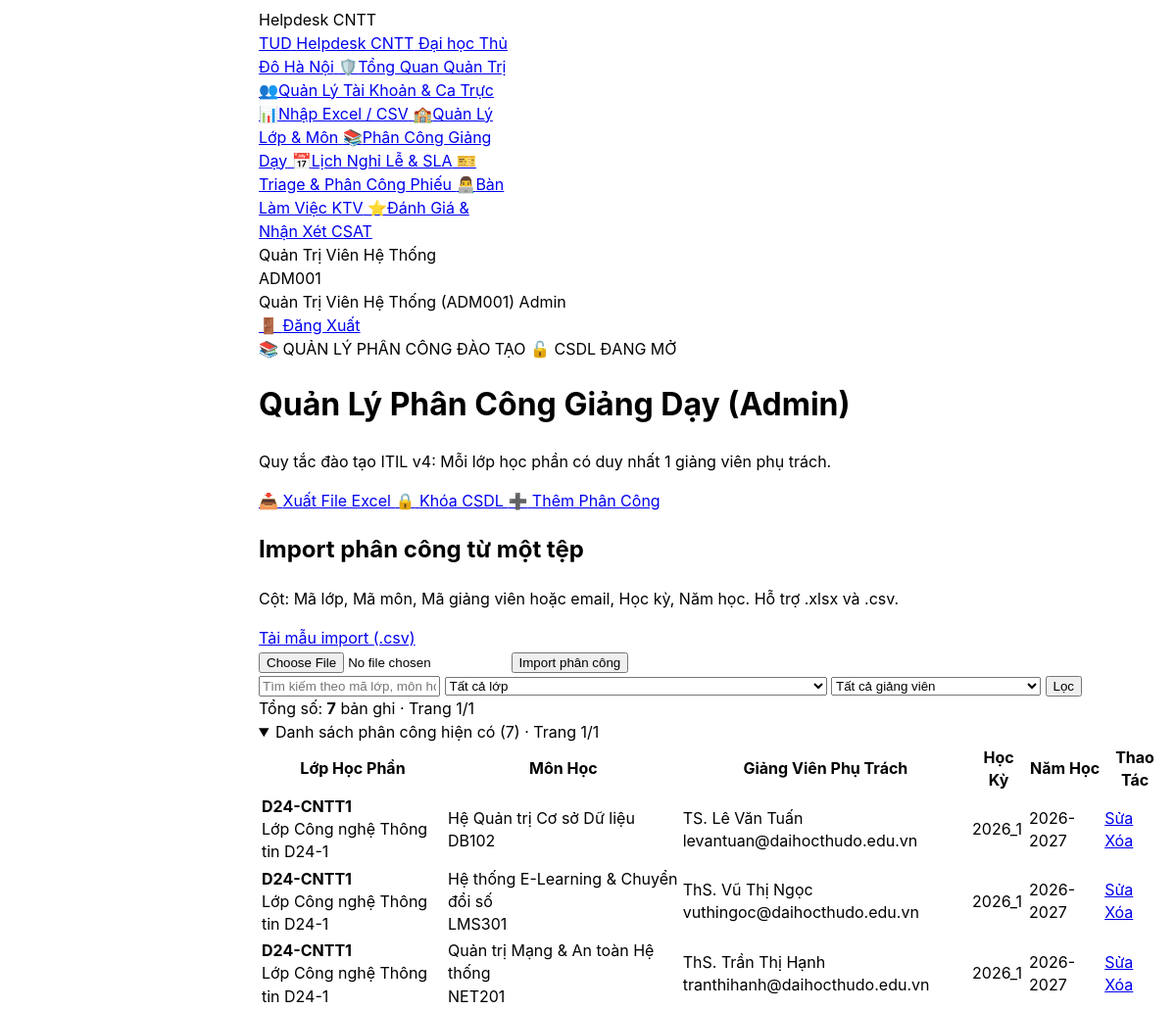
Before: /assignments/index.php (signed in, upper part) with the older database file.
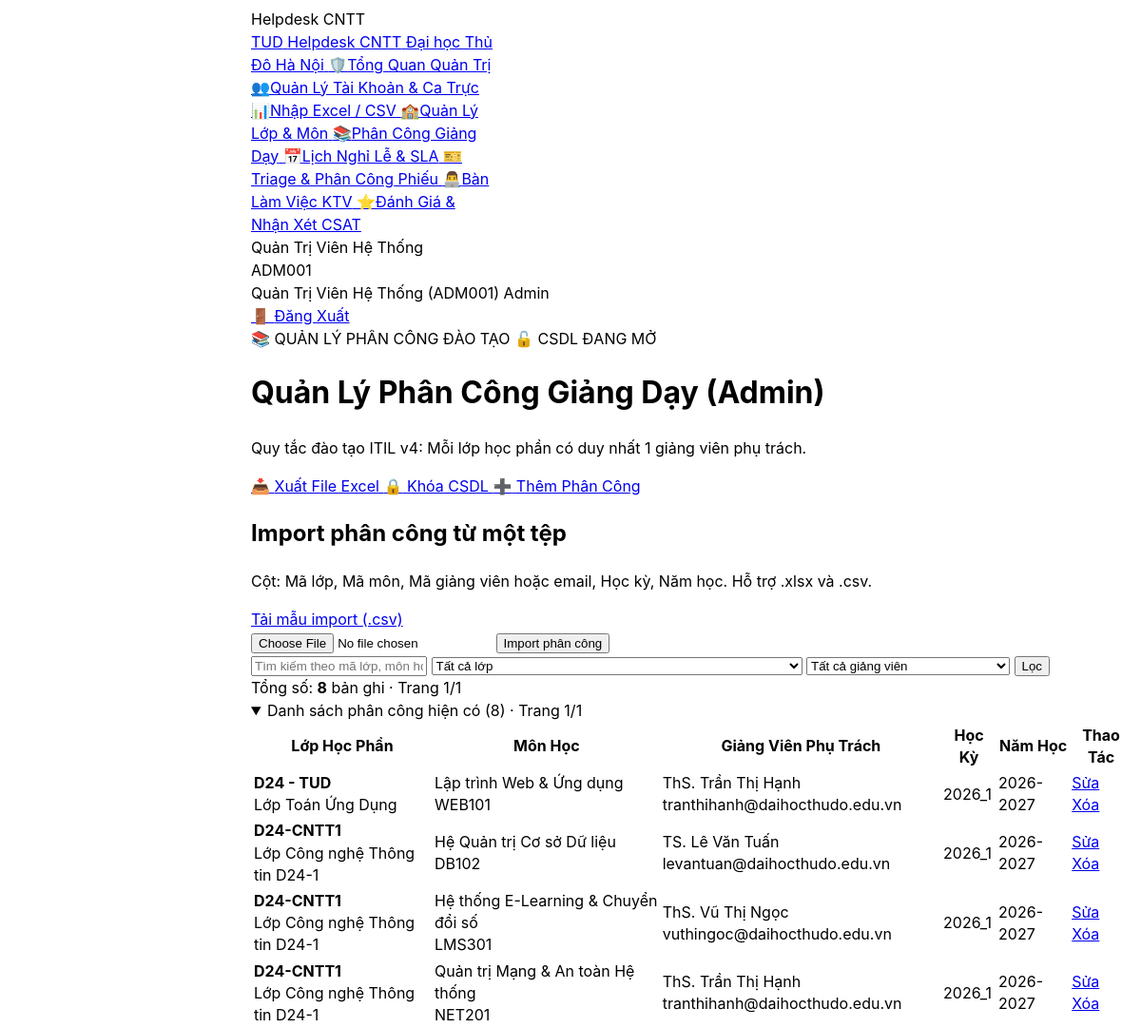
After: the same page with the newer database file.
### tables this page shows
CREATE TABLE `course_assignments` (
  `id` int(10) unsigned NOT NULL AUTO_INCREMENT,
  `class_id` int(10) unsigned NOT NULL,
  `course_id` int(10) unsigned NOT NULL,
  `lecturer_id` int(10) unsigned NOT NULL,
  `semester` varchar(20) NOT NULL DEFAULT '2026_1',
  `academic_year` varchar(20) NOT NULL DEFAULT '2026-2027',
  `created_at` datetime NOT NULL DEFAULT current_timestamp(),
  PRIMARY KEY (`id`),
  UNIQUE KEY `uq_course_class_semester` (`class_id`,`course_id`,`semester`),
  KEY `fk_course_assign_course` (`course_id`),
  KEY `fk_course_assign_lecturer` (`lecturer_id`),
  CONSTRAINT `fk_course_assign_class` FOREIGN KEY (`class_id`) REFERENCES `classes` (`id`) ON DELETE CASCADE,
  CONSTRAINT `fk_course_assign_course` FOREIGN KEY (`course_id`) REFERENCES `courses` (`id`) ON DELETE CASCADE,
  CONSTRAINT `fk_course_assign_lecturer` FOREIGN KEY (`lecturer_id`) REFERENCES `users` (`id`) ON DELETE CASCADE
);

CREATE TABLE `classes` (
  `id` int(10) unsigned NOT NULL AUTO_INCREMENT,
  `class_code` varchar(30) NOT NULL,
  `name` varchar(100) NOT NULL,
  `cohort` varchar(20) NOT NULL DEFAULT 'D24',
  `faculty` varchar(100) NOT NULL DEFAULT 'Khoa Công nghệ Thông tin',
  `academic_year` varchar(30) NOT NULL DEFAULT '2024-2028',
  `created_at` datetime NOT NULL DEFAULT current_timestamp(),
  PRIMARY KEY (`id`),
  UNIQUE KEY `uq_classes_code` (`class_code`)
);

CREATE TABLE `courses` (
  `id` int(10) unsigned NOT NULL AUTO_INCREMENT,
  `course_code` varchar(30) NOT NULL,
  `name` varchar(100) NOT NULL,
  `credits` tinyint(3) unsigned NOT NULL DEFAULT 3,
  `department` varchar(100) NOT NULL DEFAULT 'Bộ môn Công nghệ Phần mềm',
  `created_at` datetime NOT NULL DEFAULT current_timestamp(),
  PRIMARY KEY (`id`),
  UNIQUE KEY `uq_courses_code` (`course_code`)
);

CREATE TABLE `users` (
  `id` int(10) unsigned NOT NULL AUTO_INCREMENT,
  `user_code` varchar(30) NOT NULL,
  `name` varchar(100) NOT NULL,
  `email` varchar(190) NOT NULL,
  `personal_email` varchar(190) DEFAULT NULL,
  `password_hash` varchar(255) NOT NULL,
  `role` enum('requester','agent','admin') NOT NULL DEFAULT 'requester',
  `user_type` enum('student','lecturer','staff') NOT NULL DEFAULT 'student',
  `department` varchar(100) DEFAULT NULL,
  `phone` varchar(20) DEFAULT NULL,
  `class_id` int(10) unsigned DEFAULT NULL,
  `cohort` varchar(20) DEFAULT 'D24',
  `academic_status` enum('studying','graduated','expelled','suspended') NOT NULL DEFAULT 'studying',
  `specialty_category_id` int(10) unsigned DEFAULT NULL,
  `max_capacity` tinyint(3) unsigned NOT NULL DEFAULT 5,
  `active_tickets_count` tinyint(3) unsigned NOT NULL DEFAULT 0,
  `is_on_duty` tinyint(1) NOT NULL DEFAULT 1,
  `failed_attempts` tinyint(3) unsigned NOT NULL DEFAULT 0,
  `locked_until` datetime DEFAULT NULL,
  `is_active` tinyint(1) NOT NULL DEFAULT 1,
  `lock_reason` enum('none','brute_force','violation','expelled','tuition_debt','graduated') NOT NULL DEFAULT 'none',
  `is_first_login` tinyint(1) NOT NULL DEFAULT 1,
  `created_at` datetime NOT NULL DEFAULT current_timestamp(),
  `updated_at` datetime NOT NULL DEFAULT current_timestamp() ON UPDATE current_timestamp(),
  `avatar_path` varchar(255) DEFAULT NULL,
  PRIMARY KEY (`id`),
  UNIQUE KEY `uq_users_user_code` (`user_code`),
  UNIQUE KEY `uq_users_email` (`email`),
  KEY `fk_users_class` (`class_id`),
  KEY `fk_users_specialty_category` (`specialty_category_id`),
  KEY `idx_agent_dispatch` (`role`,`is_active`,`is_on_duty`,`specialty_category_id`,`active_tickets_count`),
  KEY `idx_user_lookup` (`user_code`,`user_type`,`academic_status`),
  KEY `idx_cohort_filter` (`cohort`,`academic_status`),
  CONSTRAINT `fk_users_class` FOREIGN KEY (`class_id`) REFERENCES `classes` (`id`) ON DELETE SET NULL,
  CONSTRAINT `fk_users_specialty_category` FOREIGN KEY (`specialty_category_id`) REFERENCES `categories` (`id`) ON DELETE SET NULL
);

### app/Controllers/Lecturer/CourseAssignmentController.php (called while the page is built, shortened)
<?php
require_once __DIR__ . '/../../Models/CourseAssignment.php';
class CourseAssignmentController
{
    public function index(): void
    {
        $keyword = trim($_GET['q'] ?? '');
        $page    = max(1, (int) ($_GET['page'] ?? 1));
        $userRole   = $_SESSION['user']['role'] ?? '';
        $userType   = $_SESSION['user']['user_type'] ?? '';
        $isLecturer = ($userType === 'lecturer' && $userRole !== 'admin');
        $lecturerId = $isLecturer ? (int)$_SESSION['user']['id'] : 0;
        $classId = max(0, (int) ($_GET['class_id'] ?? 0));
        $lecturerFilterId = (!$isLecturer && $userRole === 'admin')
            ? max(0, (int) ($_GET['lecturer_id'] ?? 0))
            : 0;
        $total      = CourseAssignment::count($keyword, $lecturerId, $classId, $lecturerFilterId);
        $totalPages = max(1, (int) ceil($total / self::PER_PAGE));
        $page       = min($page, $totalPages);
        $assignments = CourseAssignment::findAll(
            $keyword,
            $page,
            self::PER_PAGE,
            $lecturerId,
            $classId,
            $lecturerFilterId
        );
        $flash = $_SESSION['flash'] ?? null;
        $importedList = $flash['imported_list'] ?? null;
        require __DIR__ . '/../../../views/lecturer/assignments/index.php';
    }
}

### assignments/index.php (called while the page is built, shortened)
<?php
require_once __DIR__ . '/../app/Controllers/Lecturer/CourseAssignmentController.php';
$action = $_GET['action'] ?? 'index';
$controller = new CourseAssignmentController();
match ($action) {
    'create'             => $controller->create(),
    'edit'               => $controller->edit(),
    'delete'             => $controller->delete(),
    'export_csv'         => $controller->exportCsv(),
    'toggle_lock'        => $controller->toggleLock(),
    'manage_catalog'     => $controller->manageCatalog(),
    'add_class'          => $controller->addClass(),
    'add_course'         => $controller->addCourse(),
    'import_classes'     => $controller->importClasses(),
    'import_courses'     => $controller->importCourses(),
    'import_assignments' => $controller->importAssignments(),
    'download_template'  => $controller->downloadTemplate(),
    default              => $controller->index(),
};

### config/database.php (called while the page is built, shortened)
<?php
if (!function_exists('db')) {
    function db(): PDO {
        static $pdo = null;
        if ($pdo !== null) {
            return $pdo;
        }
        if (class_exists('App\Core\Database')) {
            $pdo = \App\Core\Database::getConnection();
            return $pdo;
        }
        return $pdo;
    }
}
return [
    'driver'    => 'mysql',
    'host'      => '127.0.0.1',
    'port'      => 3306,
    'database'  => 'helpdesk_thudo',
    'username'  => 'root',
    'password'  => '12345678',
    'charset'   => 'utf8mb4',
    'collation' => 'utf8mb4_unicode_ci',
    'options'   => [
        PDO::ATTR_ERRMODE            => PDO::ERRMODE_EXCEPTION,
        PDO::ATTR_DEFAULT_FETCH_MODE => PDO::FETCH_ASSOC,
        PDO::ATTR_EMULATE_PREPARES   => true,
    ],
];

### app/Models/CourseAssignment.php (called while the page is built, shortened)
<?php
require_once __DIR__ . '/../../config/database.php';
class CourseAssignment
{
    public static function count(
        string $keyword = '',
        int $lecturerId = 0,
        int $classId = 0,
        int $lecturerFilterId = 0
    ): int
    {
        $sql = "SELECT COUNT(*) AS total
                FROM course_assignments ca
                JOIN classes cl ON ca.class_id = cl.id
                JOIN courses co ON ca.course_id = co.id
                JOIN users u ON ca.lecturer_id = u.id
                WHERE 1=1";
        $params = [];
        $stmt = db()->prepare($sql);
        $stmt->execute($params);
        return (int) $stmt->fetch()['total'];
    }
    public static function findAll(
        string $keyword = '',
        int $page = 1,
        int $perPage = 10,
        int $lecturerId = 0,
        int $classId = 0,
        int $lecturerFilterId = 0
    ): array
    {
        $offset = max(0, ($page - 1) * $perPage);
        $sql = "SELECT ca.id, ca.class_id, ca.course_id, ca.lecturer_id,
                       ca.semester, ca.academic_year, ca.created_at,
                       cl.class_code, cl.name AS class_name,
                       co.course_code, co.name AS course_name,
                       u.name AS lecturer_name, u.email AS lecturer_email
                FROM course_assignments ca
                JOIN classes cl ON ca.class_id = cl.id
                JOIN courses co ON ca.course_id = co.id
                JOIN users u ON ca.lecturer_id = u.id
                WHERE 1=1";
        $params = [];
        $sql .= " ORDER BY ca.semester DESC, cl.class_code, co.course_code
                  LIMIT :limit OFFSET :offset";
        $stmt = db()->prepare($sql);
        $stmt->bindValue(':limit', $perPage, PDO::PARAM_INT);
        $stmt->bindValue(':offset', $offset, PDO::PARAM_INT);
        $stmt->execute();
        return $stmt->fetchAll();
    }
}

### views/lecturer/assignments/index.php (the view, shortened to what the changed rows need)
<?php
$userRole   = $_SESSION['user']['role'] ?? '';
$userType   = $_SESSION['user']['user_type'] ?? '';
$isAdmin    = $userRole === 'admin';
$isLecturer = ($userType === 'lecturer' && $userRole !== 'admin');
$isLocked   = !empty($_SESSION['assignments_locked']);
$pageTitle  = $isLecturer ? 'Lớp Học Phần Tôi Phụ Trách' : 'Quản Lý Phân Công Giảng Dạy (Admin)';
require_once __DIR__ . '/../../../config/database.php';
?>
<!DOCTYPE html>
<html lang="vi">
<head>
    <script src="https://www.gstatic.com/antigravity/web/dev/tailwindcss.min.js"></script>
</head>
<body class="bg-slate-50 text-slate-800 font-sans antialiased min-h-screen flex flex-col justify-between">
<?php require_once __DIR__ . '/../../../includes/navbar.php'; ?>
<main class="flex-1 max-w-7xl mx-auto w-full px-4 sm:px-6 lg:px-8 py-6 space-y-6">
    <div class="bg-gradient-to-r from-slate-900 via-indigo-950 to-slate-900 text-white rounded-3xl p-6 shadow-md border border-indigo-900/50 flex flex-col md:flex-row md:items-center justify-between gap-4">
        <div>
            <h1 class="text-2xl font-black text-white">
                <?= htmlspecialchars($pageTitle) ?>
            </h1>
        </div>
    </div>
    <?php if ($isAdmin): ?>
        <section class="bg-white border border-slate-200 rounded-2xl p-4 shadow-sm space-y-3 text-xs">
            <div class="flex flex-wrap items-center justify-between gap-2">
                <div>
                    <h2 class="font-bold text-slate-900">Import phân công từ một tệp</h2>
                </div>
            </div>
        </section>
    <?php endif; ?>
    <div class="bg-white border border-slate-200 rounded-2xl p-4 shadow-sm flex items-center justify-between flex-wrap gap-3 text-xs">
        <div class="text-slate-500 font-mono text-[11.5px]">
            Tổng số: <strong class="text-slate-800"><?= $total ?></strong> bản ghi · Trang <?= $page ?>/<?= $totalPages ?>
        </div>
    </div>
    <details class="group" <?= ($importedList['type'] ?? '') === 'assignments' ? '' : 'open' ?>>
        <summary class="cursor-pointer rounded-xl border border-slate-200 bg-white px-4 py-3 text-xs font-bold text-slate-700 shadow-sm">
            Danh sách phân công hiện có (<?= (int) $total ?>) · Trang <?= $page ?>/<?= $totalPages ?>
        </summary>
    <div class="bg-white border border-slate-200 rounded-3xl shadow-sm overflow-hidden">
        <div class="overflow-x-auto">
            <table class="w-full text-left border-collapse text-xs">
                <thead>
                    <tr class="bg-slate-50 text-slate-600 font-bold border-b border-slate-200 text-[11px]">
                        <th class="py-3.5 px-4">Lớp Học Phần</th>
                        <th class="py-3.5 px-4">Môn Học</th>
                        <th class="py-3.5 px-4">Giảng Viên Phụ Trách</th>
                        <th class="py-3.5 px-4 text-center">Học Kỳ</th>
                        <th class="py-3.5 px-4 text-center">Năm Học</th>
                        <?php if ($isAdmin): ?>
                            <th class="py-3.5 px-4 text-center">Thao Tác</th>
                        <?php endif; ?>
                    </tr>
                </thead>
                <tbody class="divide-y divide-slate-100">
                    <?php if (empty($assignments)): ?>
                        <tr>
                            <td colspan="<?= $isLecturer ? 5 : 6 ?>" class="py-8 text-center text-slate-400">Không có dữ liệu phân công giảng dạy nào.</td>
                        </tr>
                    <?php else: ?>
                        <?php foreach ($assignments as $row): ?>
                            <tr class="hover:bg-slate-50/80 transition">
                                <td class="py-3.5 px-4">
                                    <strong class="font-mono text-indigo-600 font-bold"><?= htmlspecialchars($row['class_code']) ?></strong>
                                    <div class="text-[11px] text-slate-500"><?= htmlspecialchars($row['class_name']) ?></div>
                                </td>
                                <td class="py-3.5 px-4 font-semibold text-slate-800">
                                    <?= htmlspecialchars($row['course_name']) ?>
                                    <div class="text-[11px] text-slate-400 font-mono"><?= htmlspecialchars($row['course_code']) ?></div>
                                </td>
                                <td class="py-3.5 px-4">
                                    <div class="font-bold text-slate-900"><?= htmlspecialchars($row['lecturer_name']) ?></div>
                                    <div class="text-[11px] text-slate-400 font-mono"><?= htmlspecialchars($row['lecturer_email']) ?></div>
                                </td>
                                <td class="py-3.5 px-4 text-center font-mono font-semibold text-indigo-700"><?= htmlspecialchars($row['semester']) ?></td>
                                <td class="py-3.5 px-4 text-center font-mono text-slate-600"><?= htmlspecialchars($row['academic_year']) ?></td>
                                <?php if ($isAdmin): ?>
                                    <td class="py-3.5 px-4 text-center">
                                        <?php if ($isLocked): ?>
                                            <span class="text-[11px] text-slate-400 italic">Đã khóa</span>
                                        <?php else: ?>
                                            <div class="flex items-center justify-center gap-1.5">
                                                <a href="index.php?action=edit&id=<?= $row['id'] ?>" class="px-2.5 py-1 bg-indigo-50 hover:bg-indigo-100 text-indigo-700 font-bold rounded-lg transition text-[11px]">
                                                    Sửa
                                                </a>
                                                <a href="index.php?action=delete&id=<?= $row['id'] ?>" onclick="return confirm('Bạn có chắc muốn xóa phân công này?');" class="px-2.5 py-1 bg-rose-50 hover:bg-rose-100 text-rose-700 font-bold rounded-lg transition text-[11px]">
                                                    Xóa
                                                </a>
                                            </div>
                                        <?php endif; ?>
                                    </td>
                                <?php endif; ?>
                            </tr>
                        <?php endforeach; ?>
                    <?php endif; ?>
                </tbody>
            </table>
        </div>
    </div>
    </details>
</main>
</body>
</html>

Changed rows visible on the page:
added course_assignments: class.class_code "D24 - TUD", class.name "Lớp Toán Ứng Dụng", course.name "Lập trình Web & Ứng dụng", course.course_code "WEB101", lecturer.name "ThS. Trần Thị Hạnh", lecturer.email "tranthihanh@daihocthudo.edu.vn", semester "2026_1", academic_year "2026-2027"
Other visible differences:
$total: "7" → "8"
